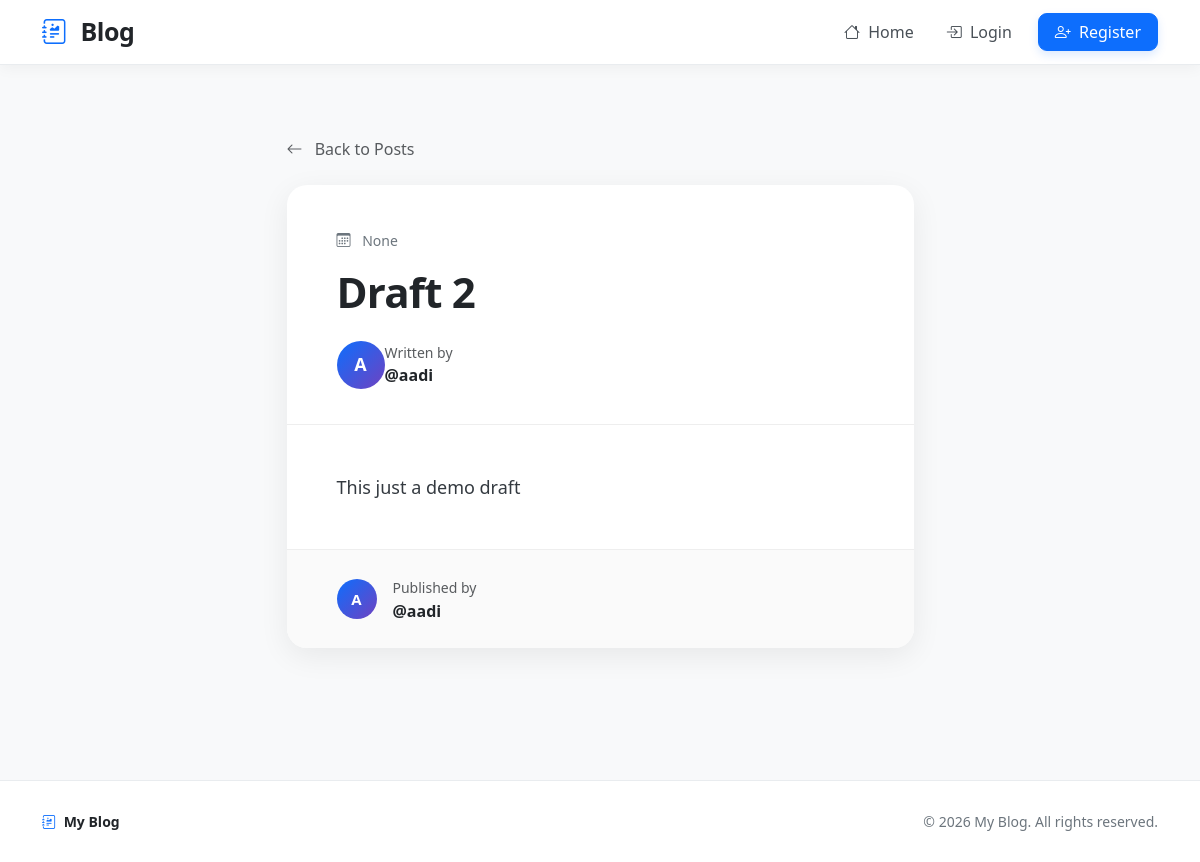
The app's page /post-detail/9/ with its own data.
### blog_app/models.py (models this page shows, shortened)
class Post(models.Model):
    title = models.CharField(max_length=256)
    content = models.TextField()
    author = models.ForeignKey("auth.User", on_delete=models.CASCADE)
    created_at = models.DateTimeField(auto_now_add=True)
    updated_at = models.DateTimeField(auto_now=True)
    published_at = models.DateTimeField(null=True, blank=True)

### blog_app/views.py (the view)
# urls.py: path("post-detail/<int:pk>/", views.post_detail, name="post-detail"),
def post_detail(request, pk):
    post = Post.objects.get(pk=pk)
    return render(
        request,
        "post_detail.html",
        {"post": post},
    )

### templates/post_detail.html (shortened to what this page needs)
{% extends "base.html" %}
{% block content %}
<div class="container py-5">
    <div class="row justify-content-center">
        <div class="col-lg-8 col-xl-7">
            <div class="mb-4">
                <a href="/" class="text-decoration-none text-muted">
                    <i class="bi bi-arrow-left me-2"></i>
                    Back to Posts
                </a>
            </div>
            <article class="article-card">
                <div class="article-header">
                    <div class="article-date mb-3">
                        <i class="bi bi-calendar3 me-2"></i>
                        {{ post.published_at }}
                    </div>
                    <h1 class="article-title">
                        {{ post.title }}
                    </h1>
                    <div class="author-section mt-4">
                        <div class="author-avatar">
                            {{ post.author.username|first|upper }}
                        </div>
                        <div>
                            <small class="text-muted d-block">
                                Written by
                            </small>
                            <span class="author-name">
                                @{{ post.author.username }}
                            </span>
                        </div>
                    </div>
                </div>
                <div class="article-content">
                    {{ post.content|linebreaksbr }}
                </div>
                <div class="article-footer">
                    <div class="d-flex align-items-center">
                        <div class="author-avatar small-avatar">
                            {{ post.author.username|first|upper }}
                        </div>
                        <div class="ms-3">
                            <small class="text-muted">
                                Published by
                            </small>
                            <div class="fw-semibold">
                                @{{ post.author.username }}
                            </div>
                        </div>
                    </div>
                </div>
            </article>
        </div>
    </div>
</div>
{% endblock content %}

### templates/base.html (style rules this page uses)
body { background: #f5f7fb; color: #212529; font-family: system-ui, -apple-system, BlinkMacSystemFont, "Segoe UI", sans-serif; }

### templates/post_detail.html (style rules this page uses)
body { background-color: #f8f9fa; }
.article-card { background: #ffffff; border-radius: 20px; overflow: hidden; box-shadow: 0 8px 30px rgba(0, 0, 0, 0.07); }
.article-header { padding: 45px 50px 35px; border-bottom: 1px solid #eeeeee; }
.article-date { color: #6c757d; font-size: 14px; font-weight: 500; }
.article-title { font-size: 42px; line-height: 1.2; font-weight: 800; letter-spacing: -0.8px; color: #212529; margin: 0; }
.author-section { display: flex; align-items: center; }
.author-avatar { width: 48px; height: 48px; border-radius: 50%; display: flex; align-items: center; justify-content: center; background: linear-gradient(135deg, #0d6efd, #6f42c1); color: white; font-weight: 700; font-size: 18px; }
.author-name { font-weight: 600; color: #212529; }
.article-content { padding: 45px 50px; font-size: 18px; line-height: 1.9; color: #343a40; }
.article-footer { padding: 25px 50px; border-top: 1px solid #eeeeee; background: #fafafa; }
.small-avatar { width: 40px; height: 40px; font-size: 15px; }
.text-muted { transition: color 0.2s ease; }

### records on screen
Post: published_at "None", title "Draft 2", author.username|first "A", author.username "aadi", content "This just a demo draft"
